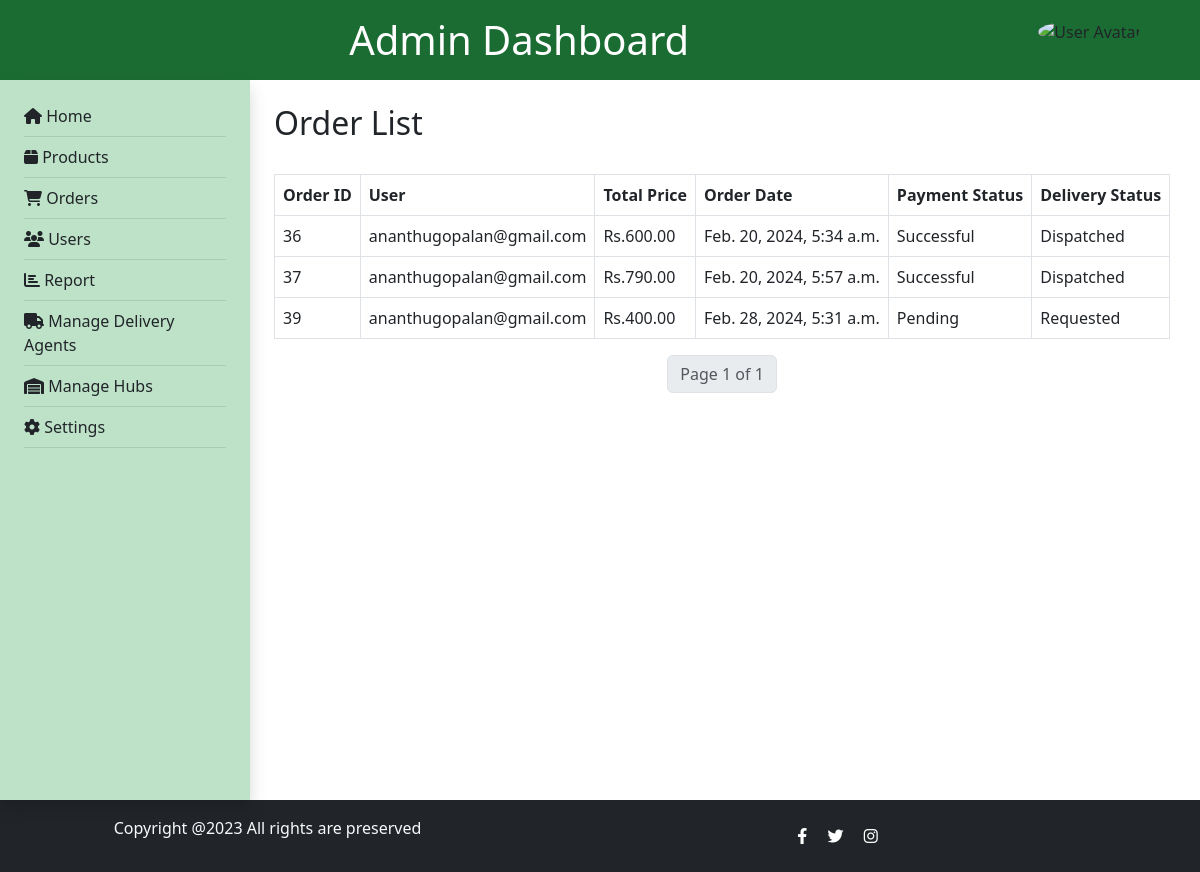
Before: /admin_orders/ (signed in) with the older database file.
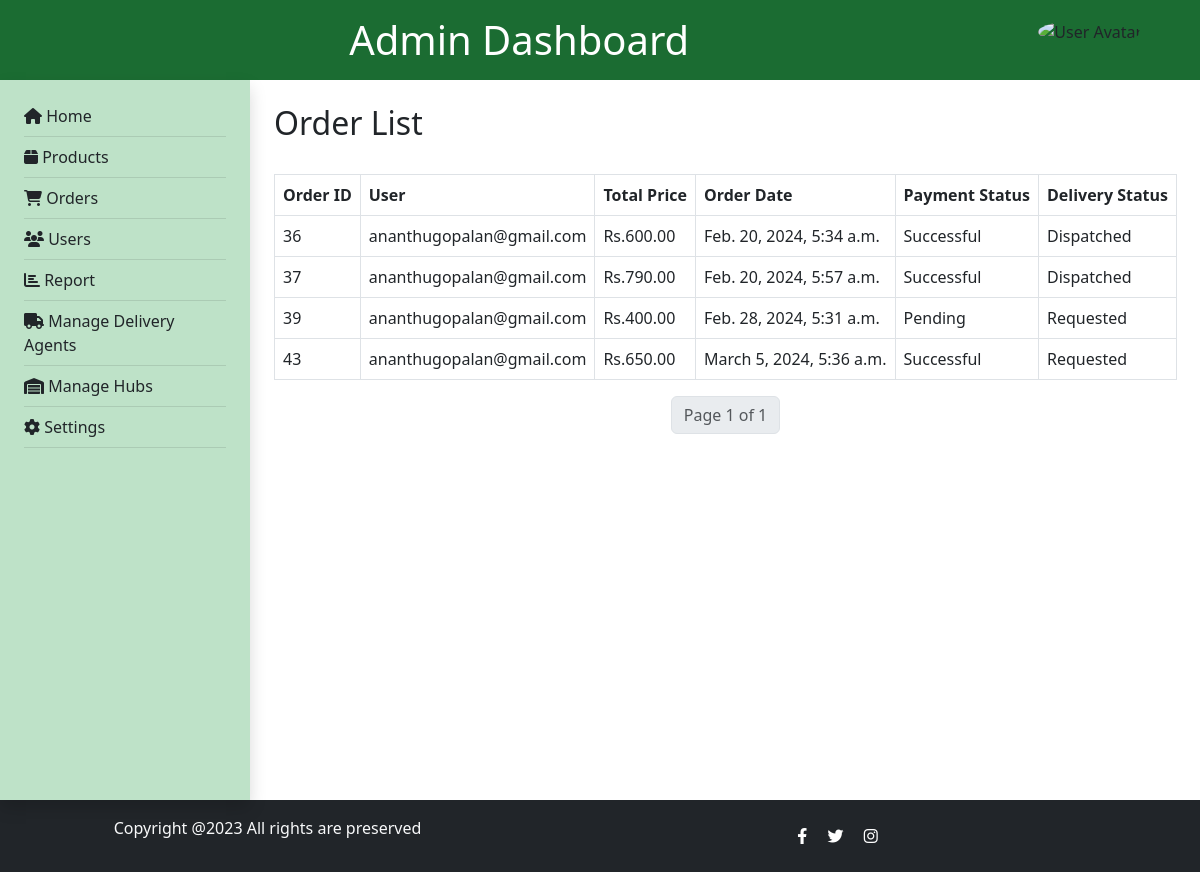
After: the same page with the newer database file.
### agriselect/models.py (models this page shows, shortened)
class Order(models.Model):
    class PaymentStatusChoices(models.TextChoices):
        PENDING = 'pending', 'Pending'
        SUCCESSFUL = 'successful', 'Successful'
        FAILED = 'failed', 'Failed'
    class OrderStatusChoices(models.TextChoices):
        REQUESTED = 'Requested', 'Requested'
        DISPATCHED = 'Dispatched', 'Dispatched'
        DELIVERED = 'Delivered', 'Delivered'
    user = models.ForeignKey(CustomUser, on_delete=models.CASCADE)
    cart_items = models.ManyToManyField('CartItem')  # Assuming the CartItem model has a reference to Product
    total_price = models.DecimalField(max_digits=10, decimal_places=2)
    order_date_only = models.DateField(default=timezone.now)
    order_date = models.DateTimeField(auto_now_add=True)
    razorpay_order_id = models.CharField(max_length=255, default=None)
    shipping_address = models.ForeignKey(Address, on_delete=models.SET_NULL, null=True, blank=True)
    payment_status = models.CharField(
        max_length=20, choices=PaymentStatusChoices.choices, default=PaymentStatusChoices.PENDING)
    order_status = models.CharField(
        max_length=20, choices=OrderStatusChoices.choices, default=OrderStatusChoices.REQUESTED)
    accepted_by_store = models.BooleanField(default=False)
    ready_for_pickup = models.BooleanField(default=False)  # New field

### userapp/models.py (models this page shows, shortened)
class CustomUser(AbstractUser):
    username = None
    USERNAME_FIELD  = 'email'
    first_name = models.CharField(max_length=100, default='')
    last_name   = models.CharField(max_length=100, default='')
    email = models.EmailField(unique=True)
    password = models.CharField(max_length=128,null=True)
    is_customer = models.BooleanField(default=False)
    is_seller = models.BooleanField(default=False)
    is_delivery_agent = models.BooleanField(default=False)
    hub_status = models.BooleanField(default=False)
    pan_number = models.CharField(max_length=25, null=True)
    REQUIRED_FIELDS = []

### agriselect/views.py (the view)
# urls.py: path('admin_orders/', views.admin_orders, name='admin_orders'),
@login_required(login_url='user_login')
def admin_orders(request):
    orders_list = Order.objects.all()
    paginator = Paginator(orders_list, 10)  # Show 10 orders per page
    page = request.GET.get('page')
    try:
        orders = paginator.page(page)
    except PageNotAnInteger:
        orders = paginator.page(1)
    except EmptyPage:
        orders = paginator.page(paginator.num_pages)
    context = {'orders': orders}
    return render(request, 'admin_orders.html', context)

### template/admin_orders.html (shortened to what this page needs)
{% load static %}
<!DOCTYPE html>
<html lang="en">
<head>
    <link rel="stylesheet" href="https://cdn.jsdelivr.net/npm/bootstrap@5.3.0/dist/css/bootstrap.min.css">
    <link rel="stylesheet" href="https://cdnjs.cloudflare.com/ajax/libs/font-awesome/6.3.0/css/all.min.css">
</head>
<body>
    <header class="py-3 d-flex" style="background-color: #1b6c32 ;padding-right: 5%;">
        <div class="container text-center">
            <h1 class="mb-0 text-white">Admin Dashboard</h1>
        </div>
        <div class="dropdown">
            <img src="{% static 'img/admin_icon.jpg' %}" alt="User Avatar" class="rounded-circle dropdown-toggle mt-1" id="userDropdown" data-bs-toggle="dropdown" aria-expanded="false" style="width: 40px; height: 40px; cursor: pointer;">
        </div>
    </header>
    <div class="d-flex">
        <nav class="sidenav shadow p-4" style="width: 250px; height: calc(100vh - 80px);background-color: #bee2c8;">
            <ul class="list-unstyled">
                <li><i class="fas fa-home"></i> <a href="{% url 'admin_dashboard' %}" class="text-dark text-decoration-none">Home</a></li>
                <li class="pb-2 mb-2" style="border-bottom: 1px solid rgba(0, 0, 0, 0.1);">
                <li><i class="fas fa-box"></i> <a href="{% url 'admin_products' %}" class="text-dark text-decoration-none">Products</a></li>
                <li class="pb-2 mb-2" style="border-bottom: 1px solid rgba(0, 0, 0, 0.1);">
                <li><i class="fas fa-shopping-cart"></i> <a href="{% url 'admin_orders' %}" class="text-dark text-decoration-none">Orders</a></li>
                <li class="pb-2 mb-2" style="border-bottom: 1px solid rgba(0, 0, 0, 0.1);">
                <li><i class="fas fa-users"></i> <a href="{% url 'admin_users' %}" class="text-dark text-decoration-none">Users</a></li>
                <li class="pb-2 mb-2" style="border-bottom: 1px solid rgba(0, 0, 0, 0.1);">
                <li><i class="fas fa-chart-bar"></i> <a href="{% url 'admin_report' %}" class="text-dark text-decoration-none">Report</a></li>
                <li class="pb-2 mb-2" style="border-bottom: 1px solid rgba(0, 0, 0, 0.1);">
                <li><i class="fas fa-truck"></i> <a href="{% url 'admin_delivery_agents' %}" class="text-dark text-decoration-none">Manage Delivery Agents</a></li>
                <li class="pb-2 mb-2" style="border-bottom: 1px solid rgba(0, 0, 0, 0.1);">
                <li><i class="fas fa-warehouse"></i> <a href="{% url 'admin_hubs' %}" class="text-dark text-decoration-none">Manage Hubs</a></li>
                <li class="pb-2 mb-2" style="border-bottom: 1px solid rgba(0, 0, 0, 0.1);">
                <li><i class="fas fa-cog"></i> <a href="{% url 'admin_settings' %}" class="text-dark text-decoration-none">Settings</a></li>
                <li class="pb-2 mb-2" style="border-bottom: 1px solid rgba(0, 0, 0, 0.1);">
            </ul>
        </nav>
        <main class="ms-4 mt-4">
            <section class="content">
                <h2>Order List</h2><br>
                <table class="table table-bordered">
                    <thead>
                        <tr>
                            <th>Order ID</th>
                            <th>User</th>
                            <th>Total Price</th>
                            <th>Order Date</th>
                            <th>Payment Status</th>
                            <th>Delivery Status</th>
                        </tr>
                    </thead>
                    <tbody>
                        {% for order in orders %}
                            <tr>
                                <td>{{ order.id }}</td>
                                <td>{{ order.user.email }}</td>
                                <td>Rs.{{ order.total_price }}</td>
                                <td>{{ order.order_date }}</td>
                                <td>{{ order.get_payment_status_display }}</td>
                                <td>{{ order.order_status}}</td>
                            </tr>
                        {% endfor %}
                    </tbody>
                </table>
                <nav aria-label="Page navigation">
                    <ul class="pagination justify-content-center">
                        <li class="page-item disabled"><span class="page-link">Page {{ orders.number }} of {{ orders.paginator.num_pages }}</span></li>
                    </ul>
                </nav>
            </section>
        </main>
    </div>
    <footer class="footer mt-0 py-3 bg-dark">
        <div class="container text-center">
        <div class="row text-center text-md-left align-items-center">
            <div class="col-md-5">
            <p class="text-light">Copyright @2023 All rights are preserved</p>
            </div>
            <div class="col-md-7">
            <a href="#" class="social-icons text-white"><i class="fab fa-facebook-f"></i></a>
            <a href="#" class="social-icons text-white"><i class="fab fa-twitter"></i></a>
            <a href="#" class="social-icons text-white"><i class="fab fa-instagram"></i></a>
            </div>
        </div>
        </div>
    </footer>
</body>
</html>

Changed rows visible on the page:
added Order: id "43", user.email "ananthugopalan@gmail.com", total_price "650.00", order_date "March 5, 2024, 5:36 a.m.", payment_status "Successful", order_status "Requested"
